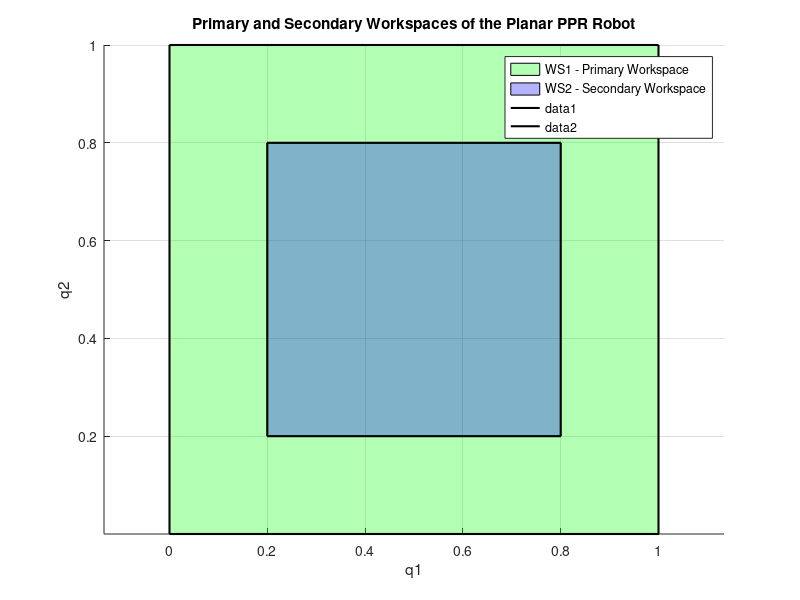

MATLAB code for this plot:
clear all
clc

% Definizione dei limiti dei giunti prismatici
q1_min = 0;
q1_max = 1;
q2_min = 0;
q2_max = 1;

% Lunghezza del terzo link
L = 0.2;  % Assicurarsi che L < min{(q1_max - q1_min)/2, (q2_max - q2_min)/2}

% Verifica del vincolo su L
assert(L < min((q1_max - q1_min)/2, (q2_max - q2_min)/2), 'L non soddisfa i vincoli richiesti.');

% Calcolo del workspace primario (WS1)
ws1_x = [q1_min, q1_max, q1_max, q1_min, q1_min];
ws1_y = [q2_min, q2_min, q2_max, q2_max, q2_min];

% Calcolo del workspace secondario (WS2)
ws2_x = [q1_min + L, q1_max - L, q1_max - L, q1_min + L, q1_min + L];
ws2_y = [q2_min + L, q2_min + L, q2_max - L, q2_max - L, q2_min + L];

% Disegno dei workspace
figure;
hold on;
fill(ws1_x, ws1_y, 'g', 'FaceAlpha', 0.3, 'DisplayName', 'WS1 - Primary Workspace');
fill(ws2_x, ws2_y, 'b', 'FaceAlpha', 0.3, 'DisplayName', 'WS2 - Secondary Workspace');
plot(ws1_x, ws1_y, 'k', 'LineWidth', 1.5);  % Contorno del WS1
plot(ws2_x, ws2_y, 'k', 'LineWidth', 1.5);  % Contorno del WS2
xlabel('q1');
ylabel('q2');
title('Primary and Secondary Workspaces of the Planar PPR Robot');
legend;
grid on;
axis equal;
hold off;